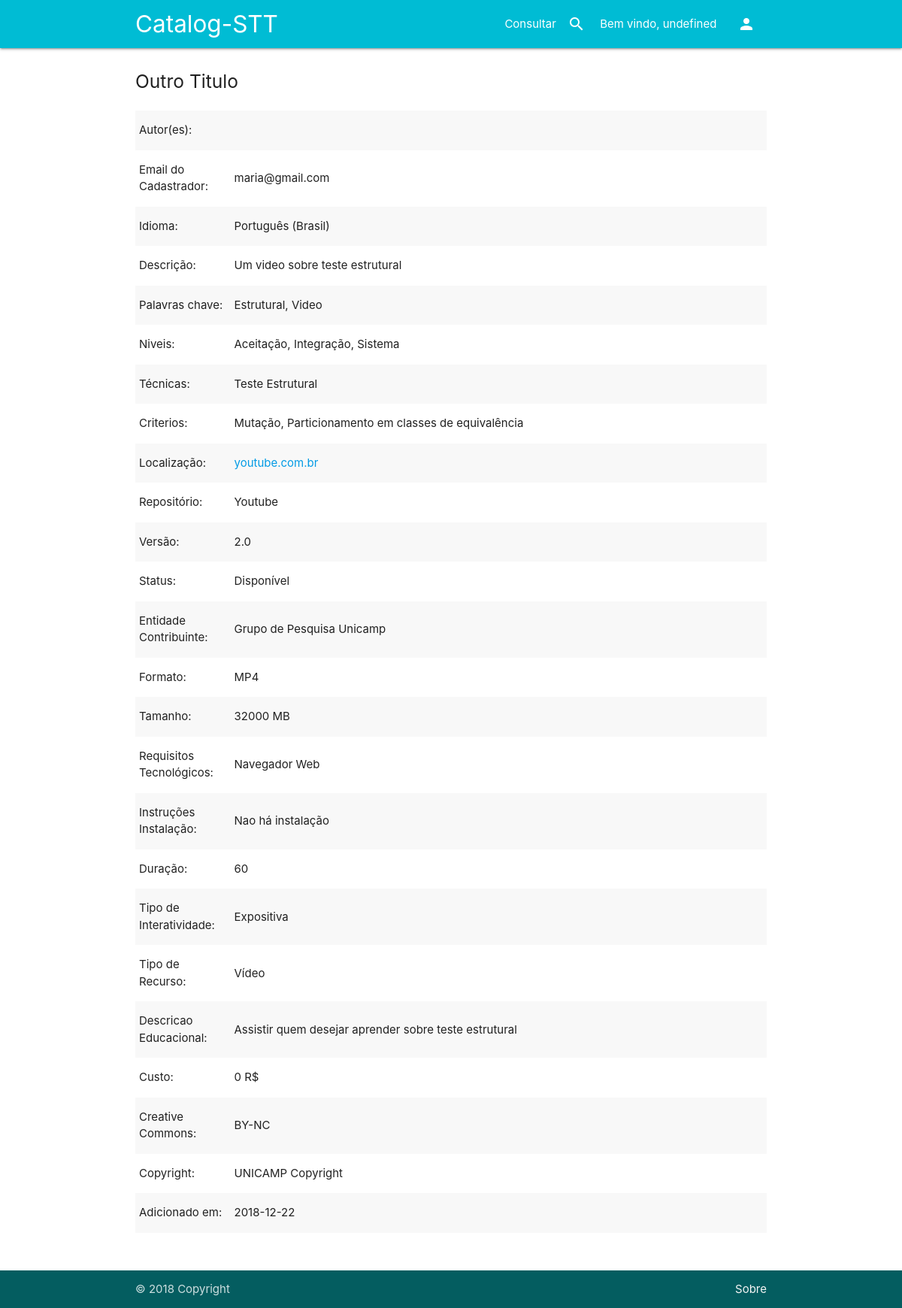
Page /info_recurso.php?id=2 on the earlier database version.
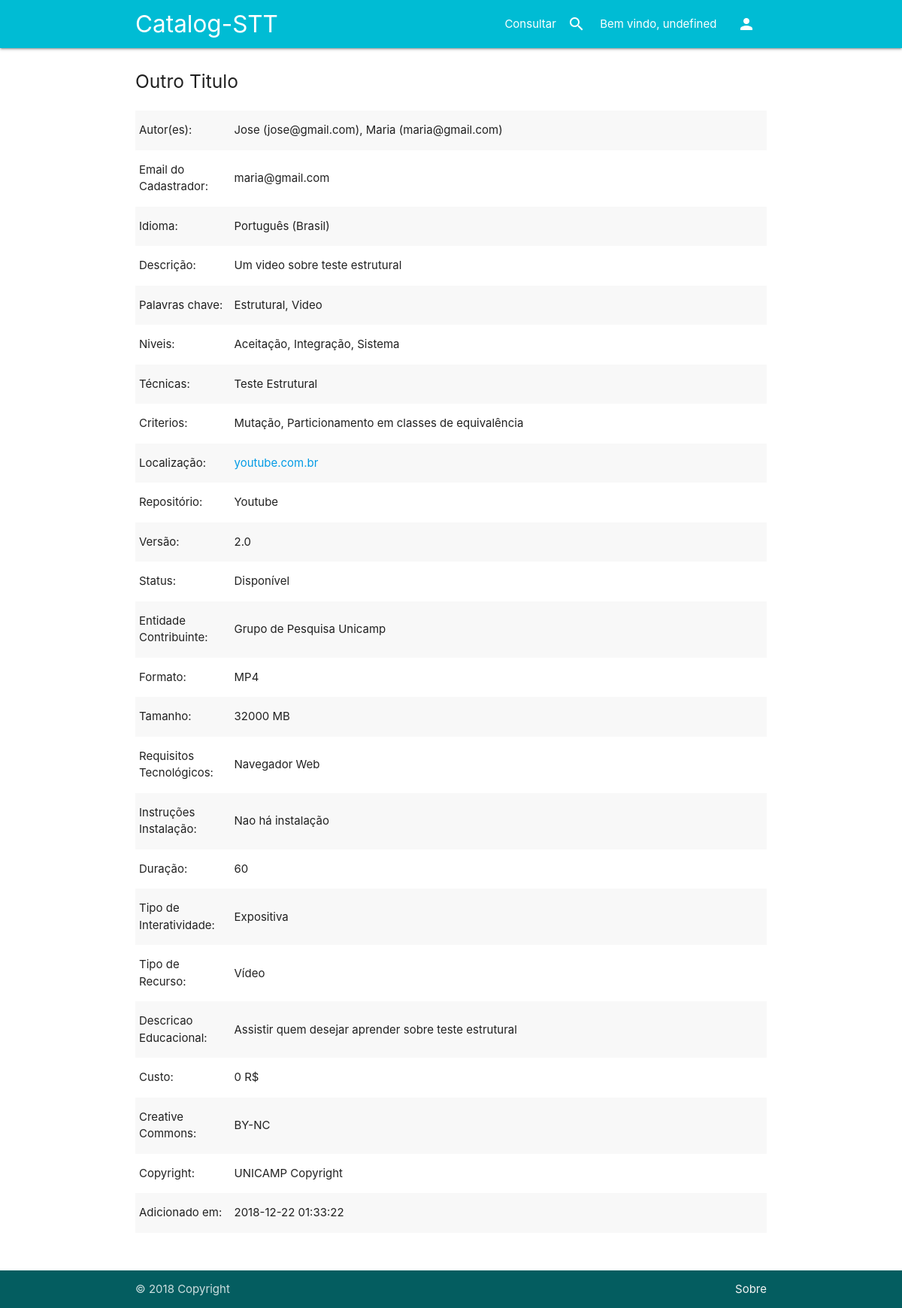
Same page on the later database version.
### tables this page shows
CREATE TABLE IF NOT EXISTS `RECURSO` (
  `ID_RECURSO` INT NOT NULL AUTO_INCREMENT,
  `DATA_AD` TIMESTAMP DEFAULT CURRENT_TIMESTAMP ,
  `CADASTRADOR` VARCHAR(45) NOT NULL,
  `TITULO` VARCHAR(100) NOT NULL UNIQUE,
  `IDIOMA` VARCHAR(45) NOT NULL,
  `DESCRICAO` LONGTEXT NOT NULL,
  `REPOSITORIO` VARCHAR(45) NOT NULL,
  `VERSAO` VARCHAR(45) NOT NULL,
  `STATUS` VARCHAR(45) NOT NULL,
  `ENTIDADE_CONTRIBUINTE` VARCHAR(100) NOT NULL,
  `FORMATO` VARCHAR(45) NOT NULL,
  `TAMANHO` INT(11) NOT NULL,
  `LOCALIZACAO` VARCHAR(200) NOT NULL,
  `REQUISITOS_TECNOLOGICOS` LONGTEXT NOT NULL,
  `INSTRUCOES_INSTALACAO` LONGTEXT NOT NULL,
  `DURACAO` INT(11) NULL,
  `TIPO_INTERATIVIDADE` VARCHAR(45) NOT NULL,
  `TIPO_RECURSO` VARCHAR(45) NOT NULL,
  `DESCRICAO_EDUCACIONAL` LONGTEXT NOT NULL,
  `CUSTO` TINYINT(1) NOT NULL,
  `CREATIVE_COMMONS` VARCHAR(45) NOT NULL,
  `COPYRIGHT` VARCHAR(45) NOT NULL,
  `APROVADO` TINYINT(1) DEFAULT 0,
  PRIMARY KEY (`ID_RECURSO`),
  INDEX `TITULO` (`TITULO` ASC),
  INDEX `IDIOMA` (`IDIOMA` ASC),
  INDEX `TIPO_RECURSO` (`TIPO_RECURSO` ASC),
  CONSTRAINT `FK_RECURSO_AUTOR`
  FOREIGN KEY (`CADASTRADOR`)
  REFERENCES `USUARIO` (`EMAIL`)
  ON DELETE NO ACTION
  ON UPDATE NO ACTION,);

### info_recurso.php (the view, shortened to what the changed rows need)
<?php
	include ('database_credentials.php');
	try {
		$conn = new mysqli($hostname, $username, $password, $database);
		$conn->set_charset('utf8mb4');
	} catch(Exception $e) {
		error_log($e->getMessage());
		die('Houve um erro ao conectar');
	}
	$req = [];
	$autores = [];
	if(isset($_GET['id'])) {
		$id_recurso = $_GET['id'];
		$statement = $conn->prepare("select * from RECURSO where id_recurso = {$id_recurso}");
		try {
			$statement->execute();
			$result = $statement->get_result();
			if($result->num_rows === 0) {
				$req['TITULO'] = "Nao foi encontrado recurso";
			} else {
				while($row = $result->fetch_assoc()) {
					$req = $row;
				}
			}
		} catch(Exception $e) {
			error_log($e->getMessage());
			die('Houve um erro desconhecido');
		}
		if(count($req)) {
			$statement = $conn->prepare("select USUARIO.NOME as NOME, AUTOR_RECURSO.NOME as EMAIL from AUTOR_RECURSO join USUARIO on AUTOR_RECURSO.NOME = USUARIO.EMAIL where ID_RECURSO = {$id_recurso};");
			try {
				$statement->execute();
				$result = $statement->get_result();
				while($row = $result->fetch_assoc()) {
					$autores[] = $row;
				}
			} catch(Exception $e) {
				error_log($e->getMessage());
				die('Houve um erro desconhecido');
			}
		}
	} else {
		$req['TITULO'] = "Nao foi encontrado recurso";
	}
?>
<!DOCTYPE HTML>
<html>
	<head>
		<link href="css/materialize.css" type="text/css" rel="stylesheet" media="screen,projection"/>
		<link href="css/style.css" type="text/css" rel="stylesheet" media="screen,projection"/>
		<link rel="stylesheet" href="jquery/jquery-ui.min.css">
	</head>
	<body>
		<main>
			<div class="container">
				<div class="section"><h5><?php echo $req['TITULO']?></h5></div>
					<table class="striped" style="margin-bottom: 50px;">
						<tr> <td class="legenda"> Autor(es): </td>
						<td><?php
							for($i = 0; $i < count($autores); $i++)  {
								if($i) echo ", ";
								echo "{$autores[$i]['NOME']} ({$autores[$i]['EMAIL']})";
							}
						?>
						</td></tr>
						<tr> <td class="legenda"> Email do Cadastrador: </td> <td><?php echo $req['CADASTRADOR'];?></td></tr>
						<tr> <td class="legenda"> Idioma: </td> <td><?php echo $req['IDIOMA'];?></td></tr>
						<tr> <td class="legenda"> Descrição: </td> <td><?php echo $req['DESCRICAO'];?></td></tr>
						<tr> <td class="legenda"> Localização: </td> <td><a rel='external' href="<?php echo $req['LOCALIZACAO'];?>"> <?php echo $req['LOCALIZACAO'];?></a></td></tr>
						<tr> <td class="legenda"> Repositório: </td> <td><?php echo $req['REPOSITORIO'];?></td></tr>
						<tr> <td class="legenda"> Versão: </td> <td><?php echo $req['VERSAO'];?></td></tr>
						<tr> <td class="legenda"> Status: </td> <td><?php echo $req['STATUS'];?></td></tr>
						<tr> <td class="legenda"> Entidade Contribuinte: </td> <td><?php echo $req['ENTIDADE_CONTRIBUINTE'];?></td></tr>
						<tr> <td class="legenda"> Formato: </td> <td><?php echo $req['FORMATO'];?></td></tr>
						<tr> <td class="legenda"> Tamanho: </td> <td><?php echo $req['TAMANHO']." MB";?></td></tr>
						<tr> <td class="legenda"> Requisitos Tecnológicos: </td> <td><?php echo $req['REQUISITOS_TECNOLOGICOS'];?></td></tr>
						<tr> <td class="legenda"> Instruções Instalação: </td> <td><?php echo $req['INSTRUCOES_INSTALACAO'];?></td></tr>
						<tr> <td class="legenda"> Duração: </td> <td><?php echo $req['DURACAO'] == NULL? "-" : $req['DURACAO'];?></td></tr>
						<tr> <td class="legenda"> Tipo de Interatividade: </td> <td><?php echo $req['TIPO_INTERATIVIDADE'];?></td></tr>
						<tr> <td class="legenda"> Tipo de Recurso: </td> <td><?php echo $req['TIPO_RECURSO'];?></td></tr>
						<tr> <td class="legenda"> Descricao Educacional: </td> <td><?php echo $req['DESCRICAO_EDUCACIONAL'];?></td></tr>
						<tr> <td class="legenda"> Custo: </td> <td><?php echo $req['CUSTO']. ' R$'?></td></tr>
						<tr> <td class="legenda"> Creative Commons: </td> <td><?php echo $req['CREATIVE_COMMONS'];?></td></tr>
						<tr> <td class="legenda"> Copyright: </td> <td><?php echo $req['COPYRIGHT'];?></td></tr>
						<tr> <td class="legenda"> Adicionado em: </td> <td><?php echo $req['DATA_AD'];?></td></tr>
					</table>
			</div>
		</main>
	</body>
</html>

Differences in the rows shown:
changed recurso "Outro Titulo": DATA_AD "2018-12-22" → "2018-12-22 01:33:22"
Other differences:
new list line: "Jose ( jose@gmail.com )"
new list line: ", Maria ( maria@gmail.com )"
